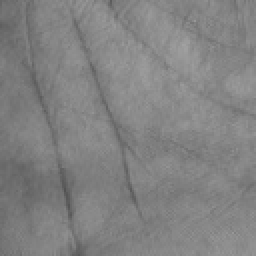
%> input picture 191204_DIP_Fin/191212_dip/test98_1_blue.jpg, 128 x 128 px (shown 2 times larger)
$ octave --eval "result = OBNLM(imread('191212_dip/test98_1_blue.jpg'));"   (GNU Octave 9; MATLAB toolbox functions it lacks are replaced by stand-ins)
%> lines starting %> are read from the running program, lines starting %| are printed output that depends on the picture
function output = OBNLM(input)

%params
M = 20;      % search area size (2*M + 1)^2
alpha = 3;  % patch size (2*alpha + 1)^2
h = 1;    % smoothing parameter [0-infinite].
% If you can see structures in the "Residual image" decrease this parameter
% If you can see speckle in the "denoised image" increase this parameter

offset = 100; % to avoid Nan in Pearson divergence computation
% According to the gain used by your US device this offset can be adjusted.


        img = input;
%> img is the input picture: size 128x128 uint8; min 82, max 162, mean 129.9
        %img = imread([pathin namein]);
        %info = imfinfo([pathin namein]);

        [dimxy dimt] = size(size(img));
%> dimxy = 1; dimt = 2
        if ( dimt > 2)
            img = rgb2gray(img);
        end

        % Intensity normalization
        imgd = double(img);
        mini = (min(imgd(:)));
%> mini = 82
        imgd = (imgd - mini);
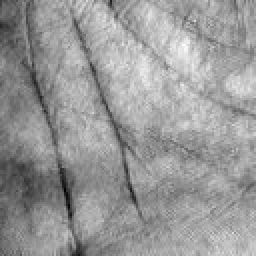
%> imgd: size 128x128 double (shown 2 times larger); min 0, max 80, mean 47.9; drawn with min black and max white
        maxi = max(imgd(:));
%> maxi = 80
        imgd = (imgd / maxi) * 255;
        imgd = imgd + offset; % add offset to enable the pearson divergence computation (i.e. avoid division by zero).
        s = size(imgd);
%> s = [128 128]

        % Padding
        imgd = padarray(imgd,[alpha alpha],'symmetric');
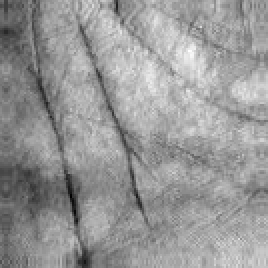
%> imgd: size 134x134 double (shown 2 times larger); min 100, max 355, mean 251.8; drawn with min black and max white
%> (the run ends here)

$ run again, on 191204_DIP_Fin/191212_dip/train98_1_blue.jpg
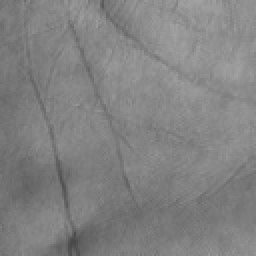
%> input picture 191204_DIP_Fin/191212_dip/train98_1_blue.jpg, 128 x 128 px (shown 2 times larger)
%> in OBNLM, img is the input picture: size 128x128 uint8; min 73, max 162, mean 129.8
%> mini = 73
%> in OBNLM, `imgd = (imgd - mini);`:
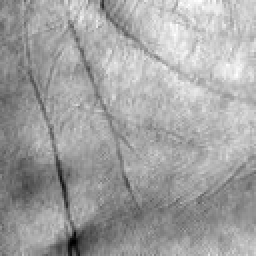
%> imgd: size 128x128 double (shown 2 times larger); min 0, max 89, mean 56.8; drawn with min black and max white
%> maxi = 89
%> in OBNLM, `imgd = padarray(imgd,[alpha alpha],'symmetric');`:
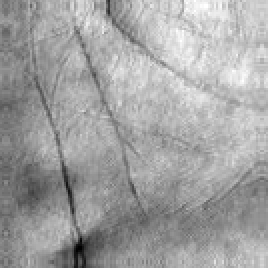
%> imgd: size 134x134 double (shown 2 times larger); min 100, max 355, mean 262.3; drawn with min black and max white

$ run again, on 191204_DIP_Fin/191212_dip/train98_1_red.jpg
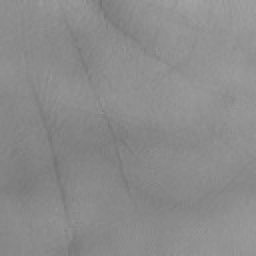
%> input picture 191204_DIP_Fin/191212_dip/train98_1_red.jpg, 128 x 128 px (shown 2 times larger)
%> in OBNLM, img is the input picture: size 128x128 uint8; min 115, max 162, mean 139.1
%> mini = 115
%> in OBNLM, `imgd = (imgd - mini);`:
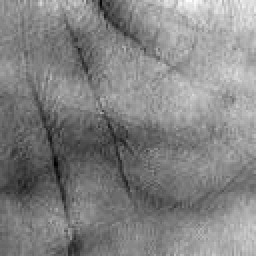
%> imgd: size 128x128 double (shown 2 times larger); min 0, max 47, mean 24.1; drawn with min black and max white
%> maxi = 47
%> in OBNLM, `imgd = padarray(imgd,[alpha alpha],'symmetric');`:
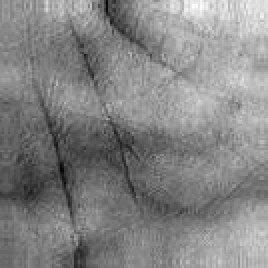
%> imgd: size 134x134 double (shown 2 times larger); min 100, max 355, mean 232.4; drawn with min black and max white
